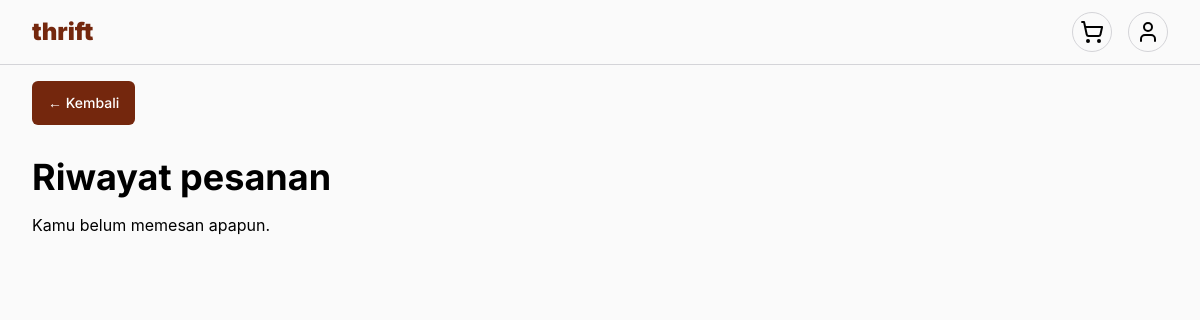
The app's page /account/order-history.php (signed in), older data.
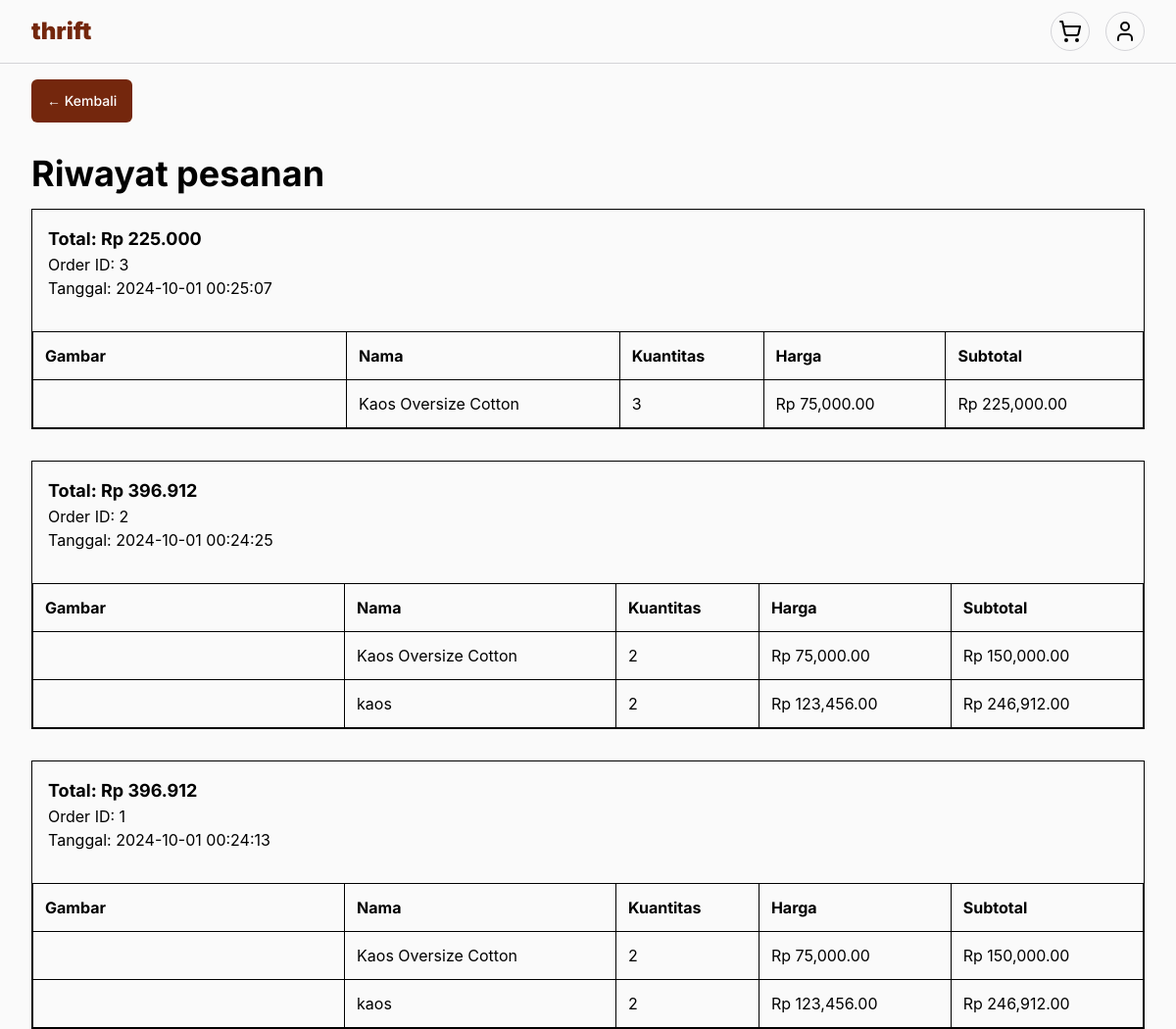
The same page, newer data.
### tables this page shows
CREATE TABLE `orders` (
  `id` int(11) NOT NULL,
  `user_id` int(11) DEFAULT NULL,
  `total_price` decimal(10,0) NOT NULL,
  `status` enum('pending','completed','cancelled') NOT NULL DEFAULT 'pending',
  `created_at` timestamp NOT NULL DEFAULT current_timestamp()
);

CREATE TABLE `order_products` (
  `id` int(11) NOT NULL,
  `order_id` int(11) NOT NULL,
  `product_id` int(11) DEFAULT NULL,
  `quantity` int(11) NOT NULL,
  `price` decimal(10,0) NOT NULL,
  `created_at` timestamp NOT NULL DEFAULT current_timestamp()
);

CREATE TABLE `products` (
  `id` int(11) NOT NULL,
  `category_id` int(11) DEFAULT NULL,
  `name` varchar(255) NOT NULL,
  `description` text DEFAULT NULL,
  `price` decimal(10,0) NOT NULL,
  `stock` int(11) NOT NULL DEFAULT 1,
  `created_at` timestamp NOT NULL DEFAULT current_timestamp()
);

### lib/utils.php (called while the page is built, shortened)
<?php
final class Util
{
	public static function formatRupiahTanpaKoma(float $num): string
	{
		return number_format($num, 0, ',', '.');
	}
}

### account/order-history.php (the view, shortened to what this page needs)
<?php
require_once __DIR__ . "../../core/db.php";
require_once __DIR__ . "../../lib/utils.php";
$userId = $_SESSION["userId"];
$orderQuery = "
  SELECT
    *
  FROM
    orders
  WHERE
    user_id = $userId
  ORDER BY created_at DESC
";
$orderResult = $db->query($orderQuery);
?>
<!DOCTYPE html>
<html lang="id">
<head>
  <link rel="stylesheet" href="../styles/tw-output.css">
</head>
<body class="bg-zinc-50 min-h-dvh">
  <?php
  include_once __DIR__ . '../../components/navbar-without-search.php';
  ?>
  <main>
    <section>
      <div class="section-wrapper">
        <a href="./" class="btn btn-md btn-primary inline-block mb-4">&larr; Kembali</a>
        <h1 class="font-bold text-4xl py-4">Riwayat pesanan</h1>
        <?php if ($orderResult->num_rows <= 0) { ?>
          <p>Kamu belum memesan apapun.</p>
        <?php } else { ?>
          <ul class="flex flex-col gap-8">
            <?php while ($row = $orderResult->fetch_assoc()) { ?>
              <li class="border border-black">
                <div>
                  <div class="p-4">
                    <p class="font-bold text-lg">Total: Rp <?= Util::formatRupiahTanpaKoma($row["total_price"]) ?></p>
                    <p>Order ID: <?= $row["id"] ?></p>
                    <p>Tanggal: <?= $row["created_at"] ?></p>
                  </div>
                  <?php
                  $orderId = $row["id"];
                  $orderProductQuery = "
                SELECT
                  products.*,
                  order_products.*,
                  product_images.image_url
                FROM
                  order_products
                JOIN products ON order_products.product_id = products.id
                LEFT JOIN product_images ON products.id = product_images.product_id
                WHERE order_products.order_id = $orderId
              ";
                  $orderProductResult = $db->query($orderProductQuery);
                  ?>
                  <table class="mt-4 w-full border-collapse overflow-x-auto" cellpadding="12">
                    <tr>
                      <th>Gambar</th>
                      <th>Nama</th>
                      <th>Kuantitas</th>
                      <th>Harga</th>
                      <th>Subtotal</th>
                    </tr>
                    <?php while ($row = $orderProductResult->fetch_assoc()) { ?>
                      <tr>
                        <td>
                        </td>
                        <td>
                          <?= htmlspecialchars($row["name"]) ?>
                        </td>
                        <td>
                          <?= htmlspecialchars($row["quantity"]) ?>
                        </td>
                        <td>
                          Rp <?= number_format($row["price"], 2) ?>
                        </td>
                        <td>
                          Rp <?= number_format($row["quantity"] * $row["price"], 2) ?>
                        </td>
                      </tr>
                    <?php } ?>
                  </table>
                </div>
              </li>
            <?php } ?>
          </ul>
        <?php } ?>
      </div>
    </section>
  </main>
</body>
</html>

### components/navbar-without-search.php (shortened to what this page needs)
<nav class="sticky top-0 z-[2] mb-4 border-b border-zinc-300 bg-zinc-50">
  <div class="flex items-center justify-between py-3 section-wrapper">
    <?php
    include_once __DIR__ . '/brand.php';
    ?>
    <div class="flex items-center">
      <ul class="items-center hidden gap-4 sm:flex">
        <li>
          <a href="/cart.php" class="btn btn-icon !rounded-full">
          </a>
        </li>
        <li>
          <a href="/account/" class="btn btn-icon !rounded-full">
            <svg xmlns="http://www.w3.org/2000/svg" width="24" height="24" viewBox="0 0 24 24" fill="none"
              stroke="currentColor" stroke-width="2" stroke-linecap="round" stroke-linejoin="round"
              class="lucide lucide-user">
              <path d="M19 21v-2a4 4 0 0 0-4-4H9a4 4 0 0 0-4 4v2" />
              <circle cx="12" cy="7" r="4" />
            </svg>
          </a>
        </li>
      </ul>
    </div>
  </div>
</nav>

### components/brand.php
<a href="/" class="brand">
	thrift
</a>

### account/order-history.php (style rules this page uses)
th, td { border: 1px solid black; border-collapse: collapse; }

Row changes from the older to the newer data that the page shows:
added orders: total_price "225.000", id "3", created_at "2024-10-01 00:25:07"
added order_products: product.name "Kaos Oversize Cotton", quantity "3", price "75,000.00", $row["quantity"] * $row["price"] "225,000.00", shown under "225.000"
added orders: total_price "396.912", id "2", created_at "2024-10-01 00:24:25"
added order_products: product.name "Kaos Oversize Cotton", quantity "2", price "75,000.00", $row["quantity"] * $row["price"] "150,000.00", shown under "396.912"
added order_products: product.name "kaos", quantity "2", price "123,456.00", $row["quantity"] * $row["price"] "246,912.00", shown under "396.912"
added orders: total_price "396.912", id "1", created_at "2024-10-01 00:24:13"
added order_products: product.name "Kaos Oversize Cotton", quantity "2", price "75,000.00", $row["quantity"] * $row["price"] "150,000.00", shown under "396.912"
added order_products: product.name "kaos", quantity "2", price "123,456.00", $row["quantity"] * $row["price"] "246,912.00", shown under "396.912"
Text that changed along with them:
text no longer shown: "Kamu belum memesan apapun."
